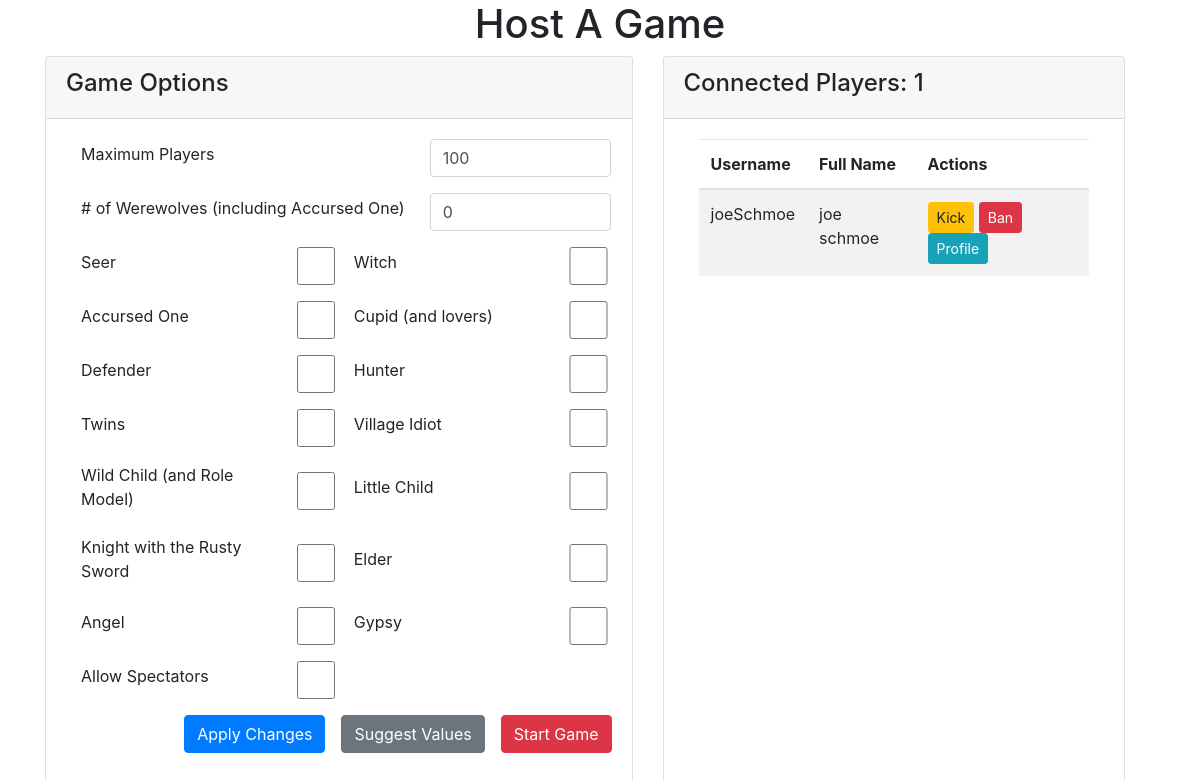
The app's page /home/game/1 (signed in), older data.
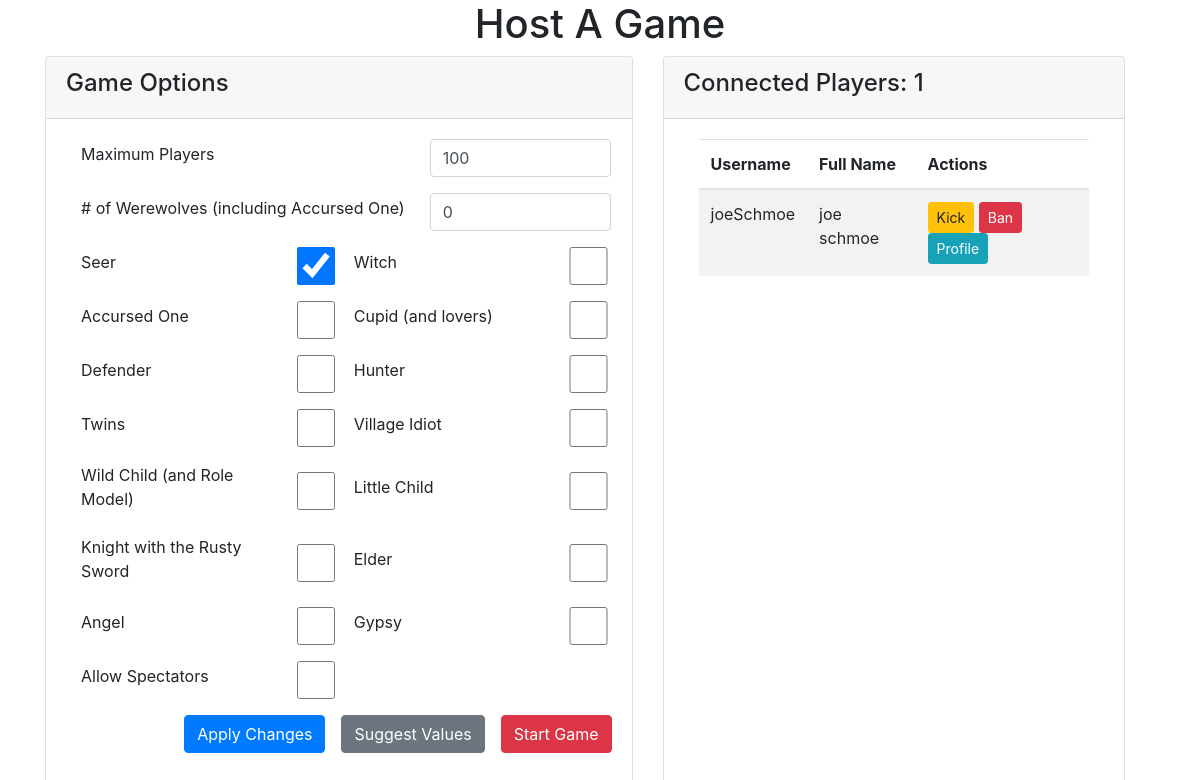
The same page, newer data.
### werewolf_app/models.py (models this page shows)
class Game(models.Model):
    objects = GameManager()
    max_players = models.IntegerField(default=100)
    num_werewolves = models.IntegerField(default=2)
    has_village_idiot = models.BooleanField(default=False)
    has_cupid = models.BooleanField(default=True)
    has_lovers = models.BooleanField(default=True)
    has_twins = models.BooleanField(default=False)
    has_accursed_one = models.BooleanField(default=True)
    has_seer = models.BooleanField(default=True)
    has_witch = models.BooleanField(default=True)
    has_defender = models.BooleanField(default=True)
    has_hunter = models.BooleanField(default=False)
    has_wild_child = models.BooleanField(default=False)
    has_role_model = models.BooleanField(default=False)
    has_little_child = models.BooleanField(default=False)
    has_rusty_knight = models.BooleanField(default=False)
    has_elder = models.BooleanField(default=False)
    has_angel = models.BooleanField(default=False)
    has_gypsy = models.BooleanField(default=False)
    allow_spectators = models.BooleanField(default=True)
    started = models.BooleanField(default=False) # whether the game has started or is still in lobby -- do we need this or can we just use turn number or phase?
    ended = models.BooleanField(default=False) # whether the game is over
    current_phase = models.CharField(max_length=45, default="Lobby") # Lobby, Night, Day
    current_turn = models.IntegerField(default=0) #what turn are we on
    winning_team = models.CharField(max_length=45, null=True) # for statistics, store who won this particular game in form of string such as "Villagers", "Werewolves", or "Lovers"
    join_key = models.CharField(max_length=45, null=True) # for joining a game manually by alphanumeric key
    created_at = models.DateTimeField(auto_now_add=True)
    updated_at = models.DateTimeField(auto_now=True)
    host = models.ForeignKey(User, related_name="games_hosted", on_delete=models.SET_NULL, null=True)
    players = models.ManyToManyField(User, related_name="games_joined") # I believe we need this in addition to roles for each player so we can have the players join the lobby before they are assigned roles.  I suppose an alternative owuld be to assign them a role initially by default that would be called something like "noRole" or "lobbyRole" etc

### werewolf_app/views.py (the view)
# urls.py: path('game/<int:gameID>', views.game),
def game(request, gameID): # game page
    if 'userID' not in request.session or request.session['userID'] == None:
        messages.error(request, "You must log in to view that page")
        return redirect('/')
    gameList = Game.objects.filter(id=gameID)
    if len(gameList) == 0: # prevent errors from users typing in an address of a non-existing game id
        messages.error(request, "No game with that ID found")
        return redirect('/home')
    currUser = User.objects.get(id=request.session['userID'])
    context = {
        'user': currUser,
        'game': gameList[0],
    }
    return render(request, 'gamePage.html', context)

### werewolf_app/templates/gamePage.html (shortened to what the changed rows need)
<!DOCTYPE html>
<html lang="en">
<head>
    <link rel="stylesheet" href="https://stackpath.bootstrapcdn.com/bootstrap/4.4.1/css/bootstrap.min.css">
    {% load static %}
</head>
<body>
    <div class="container">
        <div class="row text-center">
            <h1 class="col-md-12">Host A Game</h1>
        </div>
        <div class="row">
            <div class="card-deck col-md-12">
                <div class="card col-md-7">
                    <div class="card-body">
                        {% if user == game.host %}
                            <form action="/home/game/{{game.id}}/update" class="form-horizontal" method="post">
                                <div class="form-group row align-items-center">
                                    <label for="max_players" class="control-label col-md-8">Maximum Players</label>
                                    <input type="number" name="max_players" class="form-control col-md-4" value={{game.max_players}} required>
                                </div>
                                <div class="form-group row align-items-center">
                                    <label for="num_werewolves" class="control-label col-md-8"># of Werewolves (including Accursed One)</label>
                                    <input type="number" name="num_werewolves" class="form-control col-md-4" value={{game.num_werewolves}} required>
                                </div>
                                <div class="form-group row align-items-center">
                                    <label for="seer" class="control-label col-md-5">Seer</label>
                                    <input type="checkbox" value=1 name="seer" class="form-control col-md-1" {% if game.has_seer %}checked{% endif %}>
                                    <label for="witch" class="control-label col-md-5">Witch</label>
                                    <input type="checkbox" value=1 name="witch" class="form-control col-md-1" {% if game.has_witch %}checked{% endif %}>
                                </div>
                                <div class="form-group align-items-center row">
                                    <label for="accursed_one" class="control-label col-md-5">Accursed One</label>
                                    <input type="checkbox" value=1 name="accursed_one" class="form-control col-md-1" {% if game.has_accursed_one %}checked{% endif %}>
                                    <label for="cupid" class="control-label col-md-5">Cupid (and lovers)</label>
                                    <input type="checkbox" value=1 name="cupid" class="form-control col-md-1" {% if game.has_cupid %}checked{% endif %}>
                                </div>
                                <div class="form-group row align-items-center">
                                    <label for="defender" class="control-label col-md-5">Defender</label>
                                    <input type="checkbox" value=1 name="defender" class="form-control col-md-1" {% if game.has_defender %}checked{% endif %}>
                                    <label for="hunter" class="control-label col-md-5">Hunter</label>
                                    <input type="checkbox" value=1 name="hunter" class="form-control col-md-1" {% if game.has_hunter %}checked{% endif %}>
                                </div>
                                <div class="form-group row align-items-center">
                                    <label for="twins" class="control-label col-md-5">Twins</label>
                                    <input type="checkbox" value=1 name="twins" class="form-control col-md-1" {% if game.has_twins %}checked{% endif %}>
                                    <label for="village_idiot" class="control-label col-md-5">Village Idiot</label>
                                    <input type="checkbox" value=1 name="village_idiot" class="form-control col-md-1" {% if game.has_village_idiot %}checked{% endif %}>
                                </div>
                                <div class="form-group row align-items-center">
                                    <label for="wild_child" class="control-label col-md-5">Wild Child (and Role Model)</label>
                                    <input type="checkbox" value=1 name="wild_child" class="form-control col-md-1" {% if game.has_wild_child %}checked{% endif %}>
                                    <label for="little_child" class="control-label col-md-5">Little Child</label>
                                    <input type="checkbox" value=1 name="little_child" class="form-control col-md-1" {% if game.has_little_child %}checked{% endif %}>
                                </div>
                                <div class="form-group row align-items-center">
                                    <label for="rusty_knight" class="control-label col-md-5">Knight with the Rusty Sword</label>
                                    <input type="checkbox" value=1 name="rusty_knight" class="form-control col-md-1" {% if game.has_rusty_knight %}checked{% endif %}>
                                    <label for="elder" class="control-label col-md-5">Elder</label>
                                    <input type="checkbox" value=1 name="elder" class="form-control col-md-1" {% if game.has_elder %}checked{% endif %}>
                                </div>
                                <div class="form-group row align-items-center">
                                    <label for="angel" class="control-label col-md-5">Angel</label>
                                    <input type="checkbox" value=1 name="angel" class="form-control col-md-1" {% if game.has_angel %}checked{% endif %}>
                                    <label for="gypsy" class="control-label col-md-5">Gypsy</label>
                                    <input type="checkbox" value=1 name="gypsy" class="form-control col-md-1" {% if game.has_gypsy %}checked{% endif %}>
                                </div>
                                <div class="form-group row align-items-center">
                                    <label for="allow_spectators" class="control-label col-md-5">Allow Spectators</label>
                                    <input type="checkbox" value=1 name="allow_spectators" class="form-control col-md-1" {% if game.allow_spectators %}checked{% endif %}>
                                </div>
                                <div class="form-group row align-items-center justify-content-end">
                                    <button type="submit" name="submitAction" value="update" class="btn btn-primary mr-3">Apply Changes</button>
                                    <a href="#" class="btn btn-secondary mr-3">Suggest Values</a>
                                    <button type="submit" name="submitAction" value="start" class="btn btn-danger">Start Game</button>
                                </div>
                            </form>
                        {% else %}
                        show option values for players
                        {% endif %}
                    </div>
                </div>
                <div class="card col-md-5">
                    <div class="card-header row">
                        <h4>Connected Players: {{game.players.all|length|add:"-1"}}</h4>
                    </div>
                    <div class="card-body">
                        <table class="table table-striped">
                            <thead>
                                <tr>
                                    <th scope="col">Username</th>
                                    <th scope="col">Full Name</th>
                                    <th scope="col">Actions</th>
                                </tr>
                            </thead>
                        </table>
                    </div>
                </div>
            </div>
        </div>
    </div>
</body>
</html>

Row changes from the older to the newer data that the page shows:
changed Game id 1: has_seer "☐" → "☑"
